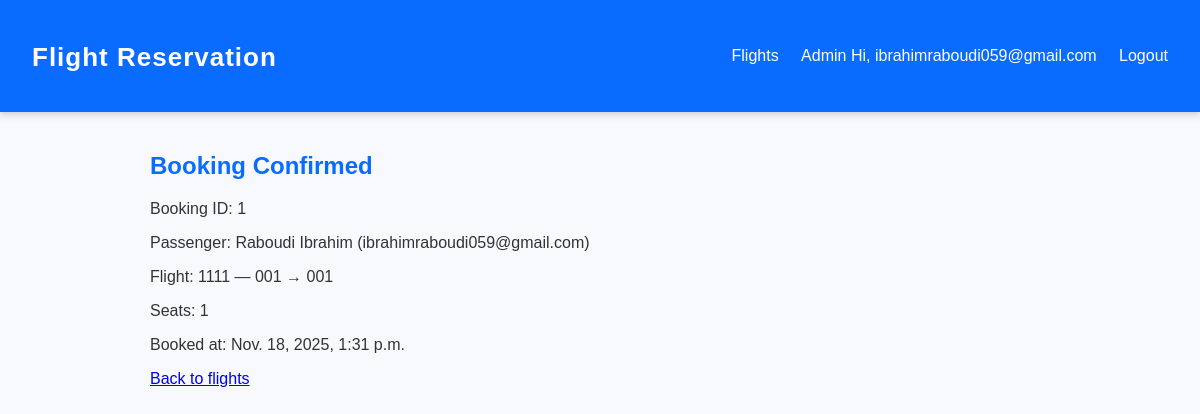
Screenshot of /booking/1/success/ (signed in) with the database file from the repository.
### reservations/models.py (models this page shows, shortened)
class Booking(models.Model):
    flight = models.ForeignKey(Flight, on_delete=models.CASCADE)
    passenger = models.ForeignKey(Passenger, on_delete=models.CASCADE)
    user = models.ForeignKey(settings.AUTH_USER_MODEL, on_delete=models.SET_NULL, null=True, blank=True)
    seats = models.PositiveIntegerField(default=1)
    booked_at = models.DateTimeField(auto_now_add=True)

class Passenger(models.Model):
    name = models.CharField(max_length=100)
    email = models.EmailField()

class Flight(models.Model):
    number = models.CharField(max_length=10)
    origin = models.ForeignKey(Airport, related_name='departures', on_delete=models.CASCADE)
    destination = models.ForeignKey(Airport, related_name='arrivals', on_delete=models.CASCADE)
    departure_time = models.DateTimeField()
    arrival_time = models.DateTimeField()
    price = models.DecimalField(max_digits=10, decimal_places=2)
    seats = models.PositiveIntegerField()
    class Meta:
        constraints = [
            models.CheckConstraint(
                check=Q(arrival_time__gt=F("departure_time")),
                name="arrival_after_departure",
            ),
            models.CheckConstraint(
                check=Q(price__gte=0) & Q(seats__gte=0),
                name="non_negative_price_seats",
            ),
        ]

class Airport(models.Model):
    code = models.CharField(max_length=10, unique=True)
    name = models.CharField(max_length=100)
    city = models.CharField(max_length=100)
    country = models.CharField(max_length=100)

### reservations/views.py (the view)
# urls.py: path('booking/<int:pk>/success/', views.booking_success, name='booking_success'),
def booking_success(request, pk):
    booking = get_object_or_404(Booking, pk=pk)
    return render(request, "reservations/booking_success.html", {"booking": booking})

### templates/reservations/booking_success.html (shortened to what this page needs)
{% extends 'base.html' %}
{% block content %}
<h2>Booking Confirmed</h2>
<p>Booking ID: {{ booking.id }}</p>
<p>Passenger: {{ booking.passenger.name }} ({{ booking.passenger.email }})</p>
<p>Flight: {{ booking.flight.number }} — {{ booking.flight.origin.code }} → {{ booking.flight.destination.code }}</p>
<p>Seats: {{ booking.seats }}</p>
<p>Booked at: {{ booking.booked_at }}</p>
<p><a href="/">Back to flights</a></p>
{% endblock %}

### templates/base.html (shortened to what this page needs)
<!DOCTYPE html>
<html lang="en">
<head>
    {% load static %}
    <link rel="stylesheet" href="{% static 'styles.css' %}" />
</head>
<body>
    <header>
        <h1><a href="/">Flight Reservation</a></h1>
        <nav>
            <a href="/flights/">Flights</a>
            <a href="/admin/">Admin</a>
            {% if request.user.is_authenticated %}
                <span>Hi, {{ request.user.username }}</span>
                <a href="{% url 'logout' %}">Logout</a>
            {% else %}
                <a href="{% url 'login' %}">Login</a>
                <a href="{% url 'register' %}">Register</a>
            {% endif %}
        </nav>
    </header>
    <main>
        {% block content %}{% endblock %}
    </main>
</body>
</html>

### static/styles.css (style rules this page uses)
body { font-family: "Poppins", Arial, sans-serif; margin: 0; padding: 0; background: #f7f9fc; color: #333; }
header { background: #0a6cff; color: white; padding: 16px 32px; display: flex; align-items: center; justify-content: space-between; box-shadow: 0px 2px 8px rgba(0,0,0,0.2); }
header h1 a { color: white; font-size: 26px; text-decoration: none; letter-spacing: 1px; }
nav a { color: white; margin-left: 18px; text-decoration: none; font-weight: 500; transition: 0.2s; }
main { padding: 20px; max-width: 900px; margin: auto; }
h2, h1 { color: #0a6cff; }

### rows the page displays
Booking: id "1", passenger.name "Raboudi Ibrahim", passenger.email "ibrahimraboudi059@gmail.com", flight.number "1111", flight.origin.code "001", flight.destination.code "001", seats "1", booked_at "Nov. 18, 2025, 1:31 p.m."

### other values shown
{{ request.user.username }} "ibrahimraboudi059@gmail.com"
